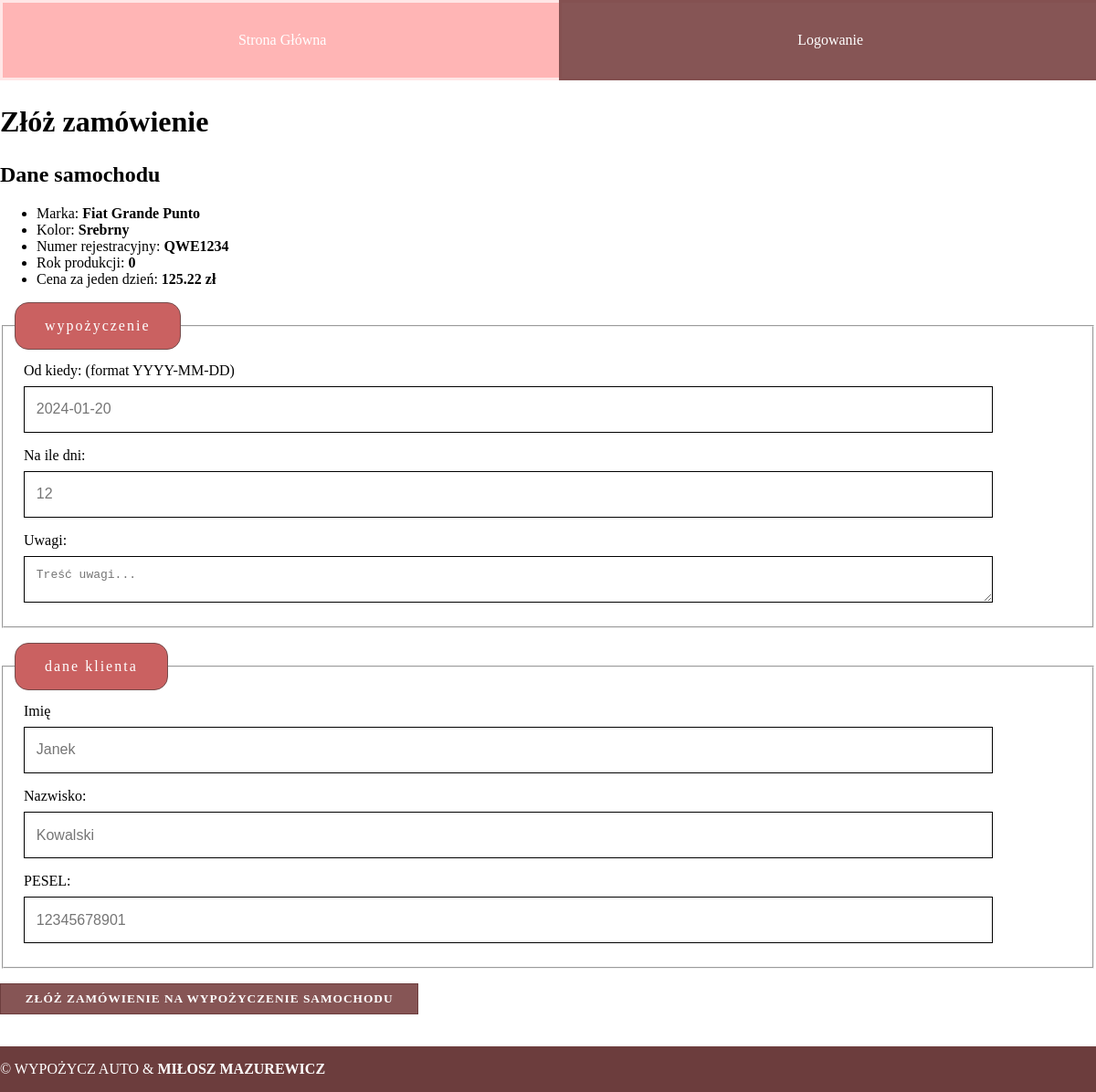
Page /zamowienie?id=1 on the committed database.
### tables this page shows
CREATE TABLE `samochod` (
  `id` int(11) NOT NULL,
  `marka` varchar(32) NOT NULL,
  `kolor` varchar(32) NOT NULL,
  `numer_rejestracyjny` varchar(32) NOT NULL,
  `rok_produkcji` year(4) NOT NULL,
  `cena_za_jeden_dzien` double NOT NULL,
  `hide` int(1) NOT NULL DEFAULT 0
);

### Controller/OrderController.php (called while the page is built, shortened)
<?php
class OrderController extends Controller
{
    public function create()
    {
        $id = Request::get('id');
        $car = Samochod::findOne($id);
        $this->view('create', 'Złóż zamówienie', [
            'car' => $car
        ]);
    }
}

### App.php (called while the page is built, shortened)
<?php
require_once 'Autoloader.php';
class App
{
    public function __construct()
    {
        new Route();
    }
}

### public/index.php (called while the page is built, shortened)
<?php
require_once '../App.php';
$app = new App();

### Autoloader.php (called while the page is built, shortened)
<?php
class Autoloader
{
    public static function register()
    {
        spl_autoload_register(function ($class) {
            $directorySeparator = '/';
            $file = str_replace('\\', $directorySeparator, $class).'.php';
            if (file_exists(__PROJECT_DIR__.'/'.$file)) {
                return true;
            }
            return false;
        });
    }
}

### Core/Request.php (called while the page is built, shortened)
<?php
class Request
{
    public static function get(string $variableName)
    {
        if(isset($_REQUEST[$variableName])) {
            return trim($_REQUEST[$variableName]);
        }
        return '';
    }
}

### Core/DB.php (called while the page is built, shortened)
<?php
class DB
{
    private static function getConfig()
    {
        return require __PROJECT_DIR__ . '/config/database.php';
    }
    private static function connection(): \PDO
    {
        $dbConfig = self::getConfig();
        $options = [
            \PDO::ATTR_ERRMODE            => \PDO::ERRMODE_EXCEPTION,
            \PDO::ATTR_DEFAULT_FETCH_MODE => \PDO::FETCH_ASSOC,
            \PDO::ATTR_EMULATE_PREPARES   => false,
        ];
        $dsn = sprintf("mysql:host=%s;dbname=%s;charset=utf8mb4;port=%s",
            $dbConfig['host'],
            $dbConfig['db_name'],
            $dbConfig['port'],
        );
        return new \PDO($dsn, $dbConfig['db_user'], $dbConfig['db_pass'], $options);
    }
    private static function prepare(string $query)
    {
        $db = self::connection();
        return $db->prepare($query);
    }
    private static function getQueryBinding(string $query, array $boundParams): \PDOStatement
    {
        $sql = self::prepare($query);
        $queryDebug = $query;
        foreach($boundParams as $key => $value) {
            $sql->bindParam($key, $value);
        }
        return $sql;
    }
    public static function queryOne(string $query, array $boundParams = [])
    {
        $sql = self::getQueryBinding($query, $boundParams);
        $sql->execute();
        return $sql->fetch();
    }
}

### Model/Samochod.php (called while the page is built, shortened)
<?php
class Samochod
{
    public static function findOne(int $id): array
    {
        return DB::queryOne("SELECT * FROM samochod WHERE id = :id", [
            ':id' => $id
        ]);
    }
}

### Core/Url.php (called while the page is built, shortened)
<?php
class Url
{
    private static function getPath(): string
    {
        $pathUrl = $_SERVER['SCRIPT_NAME'];
        $pathUrl = str_replace('/index.php', '', $pathUrl);
        return $pathUrl;
    }
    public static function to(string $route, array $params = []): string
    {
        if($params) {
            $url = http_build_query($params);
            $route .= '?' . $url;
        }
        return sprintf('%s%s', self::getPath(), $route);
    }
}

### views/order/create.php (the view, shortened to what this page needs)
<h1>Złóż zamówienie</h1>
<h2>Dane samochodu</h2>
<p>
<ul>
    <li>
        Marka: <b><?php echo $car['marka'] ?></b>
    </li>
    <li>
        Kolor: <b><?php echo $car['kolor'] ?></b>
    </li>
    <li>
        Numer rejestracyjny: <b><?php echo $car['numer_rejestracyjny'] ?></b>
    </li>
    <li>
        Rok produkcji: <b><?php echo $car['rok_produkcji'] ?></b>
    </li>
    <li>
        Cena za jeden dzień: <b><?php echo $car['cena_za_jeden_dzien'] ?> zł</b>
    </li>
</ul>
</p>
<form action="<?php echo Url::to('/zloz-zamowienie', ['idCar' => $car['id']]) ?>" method="post" class="">
    <fieldset>
        <legend>Wypożyczenie</legend>
        <div class="form-row">
            <label class="form-label" for="data">Od kiedy: (format YYYY-MM-DD)</label>
            <input type="text" name="data" id="data" placeholder="2024-01-20" required />
        </div>
        <div class="form-row">
            <label class="form-label" for="ilosc_dni">Na ile dni:</label>
            <input type="text" name="ilosc_dni" id="ilosc_dni" placeholder="12" required />
        </div>
        <div class="form-row">
            <label class="form-label" for="uwagi">Uwagi:</label>
            <textarea name="uwagi" id="uwagi" placeholder="Treść uwagi..." required></textarea>
        </div>
    </fieldset>
    <fieldset>
        <legend>
            Dane klienta
        </legend>
        <div class="form-row">
            <label class="form-label" for="imie">Imię</label>
            <input type="text" name="imie" id="imie" placeholder="Janek" required />
        </div>
        <div class="form-row">
            <label class="form-label" for="nazwisko">Nazwisko:</label>
            <input type="text" name="nazwisko" id="nazwisko" placeholder="Kowalski" required />
        </div>
        <div class="form-row">
            <label class="form-label" for="pesel">PESEL:</label>
            <input type="text" name="pesel" id="pesel" placeholder="12345678901" required />
        </div>
    </fieldset>
    <div class="row">
        <input type="submit" class="btn btn-1" value="Złóż zamówienie na wypożyczenie samochodu" />
    </div>
</form>

### public/css/style.css (style rules this page uses)
html { position: relative; min-height: 100vh; }
html, body { margin: 0; padding: 0; color: #000; }
p { margin: 0; padding: 0; }
.btn { text-align: center; text-decoration: none; vertical-align: middle; background: #865555; padding: 8px 2em; border: 1px solid #6c3d3d; color: #fff; text-transform: uppercase; font-weight: bold; font-family: "Avenir Next", serif; letter-spacing: 1px; }
input[type=text], input[type=password], textarea { display: block; width: 90%; padding: .6rem .8rem; font-size: 1em; font-weight: 400; line-height: 1.5; background: #fff; border: 1px solid #000000; height: 30px; }
label.form-label { margin-bottom: .5rem; display: inline-block; }
.form-row { margin-bottom: 1em; padding: 0 10px; }
legend { background: #ca6161; border-radius: 15px; padding: 1em 2em; border: 1px solid #754c4c; color: #fff; text-transform: lowercase; letter-spacing: 2px; margin-bottom: .5em; }
fieldset { margin-bottom: 1em; }
h1 { font-size: 2em; }

### rows in the picture
samochod: marka "Fiat Grande Punto", kolor "Srebrny", numer_rejestracyjny "QWE1234", rok_produkcji "0", cena_za_jeden_dzien "125.22"
